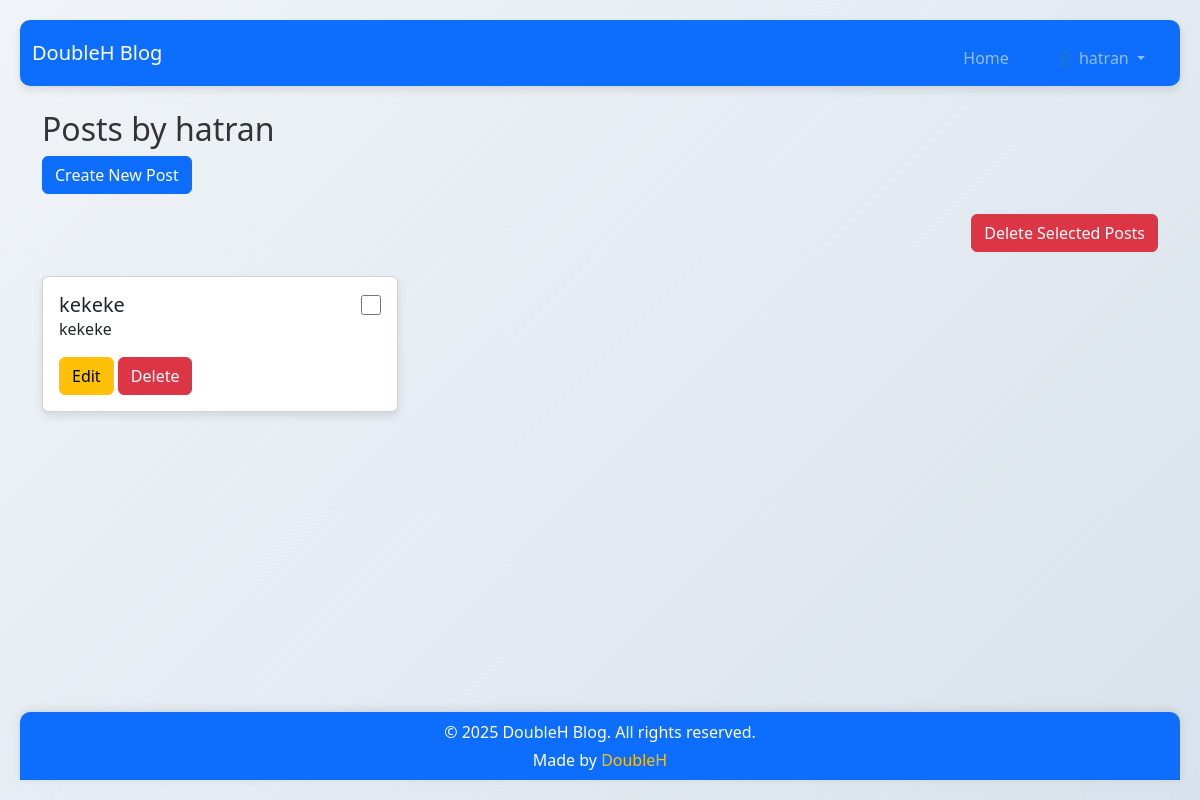
/user/hatran/, run on an earlier commit of the app's database.
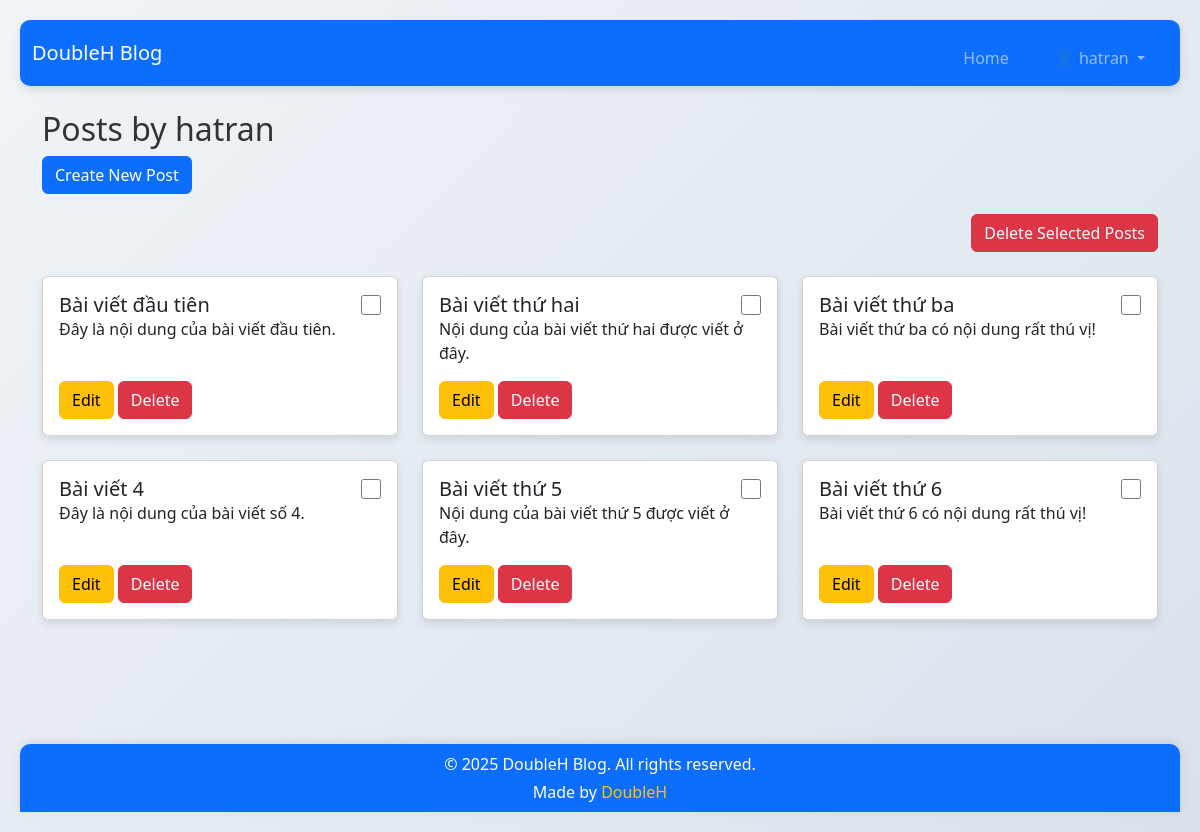
And on a later commit of the database.
### app/models.py (models this page shows, shortened)
class Post(models.Model):
    user = models.ForeignKey(User, on_delete=models.CASCADE)
    title = models.CharField(max_length=200)
    content = models.TextField()
    created_at = models.DateTimeField(auto_now_add=True)

### app/views.py (the view)
# urls.py: path('user/<str:username>/', views.user_posts, name='user_posts'),
def user_posts(request, username):
    user = get_object_or_404(User, username=username)
    posts = Post.objects.filter(user=user)
    return render(request, 'user_posts.html', {'user': user, 'posts': posts})

### app/templates/user_posts.html (shortened to what this page needs)
{% extends 'base.html' %}
{% block content %}
    <h2>Posts by {{ user.username }}</h2>
    <a href="{% url 'create_post' %}" class="btn btn-primary">Create New Post</a>
    <form method="POST" action="{% url 'delete_multiple_posts' %}">
        <div class="text-end mt-3">
            <button type="submit" class="btn btn-danger" onclick="return confirm('Are you sure you want to delete selected posts?')">
                Delete Selected Posts
            </button>
        </div>
        <div class="row mt-4">
            {% for post in posts %}
            <div class="col-md-4 mb-4 d-flex">
                <div class="card flex-fill">
                    <div class="card-body d-flex flex-column">
                        <div class="d-flex justify-content-between align-items-center">
                            <h5 class="card-title mb-0">{{ post.title }}</h5>
                            <input type="checkbox" name="post_ids" value="{{ post.pk }}" class="large-checkbox">
                        </div>
                        <p class="card-text flex-grow-1">{{ post.content|truncatewords:20 }}</p>
                        <div>
                            <a href="{% url 'edit_post' post.pk %}" class="btn btn-warning">Edit</a>
                            <a href="{% url 'delete_post' post.pk %}" class="btn btn-danger" onclick="return confirm('Are you sure you want to delete this post?')">Delete</a>
                        </div>
                    </div>
                </div>
            </div>
            {% empty %}
            <p>No posts available for this user.</p>
            {% endfor %}
        </div>
    </form>
{% endblock %}

### app/templates/base.html (shortened to what this page needs)
{% load static %}
<!DOCTYPE html>
<html lang="en">
<head>
    <link href="https://cdn.jsdelivr.net/npm/bootstrap@5.3.3/dist/css/bootstrap.min.css" rel="stylesheet">
    <link rel="stylesheet" href="{% static 'style.css' %}">
</head>
<body>
<nav class="navbar navbar-expand-lg navbar-dark bg-primary">
    <div class="container-fluid">
        <a class="navbar-brand" href="/">DoubleH Blog</a>
        <div class="collapse navbar-collapse" id="navbarNav">
            <ul class="navbar-nav ms-auto">
                <li class="nav-item">
                    <a class="nav-link" href="/">Home</a>
                </li>
                {% if user.is_authenticated %}
                <li class="nav-item dropdown">
                    <a class="nav-link dropdown-toggle" href="#" id="navbarDropdown" role="button" data-bs-toggle="dropdown" aria-expanded="false">
                        👤 {{ user.username }}
                    </a>
                </li>
                {% endif %}
            </ul>
        </div>
    </div>
</nav>
<div class="container mt-4 content-wrapper">
    {% block content %}
    {% endblock %}
</div>
<div class="site-footer text-center">
    <div class="container">
        <p class="mb-1">© 2025 DoubleH Blog. All rights reserved.</p>
        <p class="mb-0">Made by <a href="https://github.com/TrinhDuongHoan/flask-tiny-app">DoubleH</a></p>
    </div>
</div>
</body>
</html>

### app/static/style.css (style rules this page uses)
* { margin: 0; padding: 0; box-sizing: border-box; }
body { font-family: 'Segoe UI', Tahoma, Geneva, Verdana, sans-serif; background: linear-gradient(135deg, #f0f4f8, #d9e2ec); color: #333; padding: 20px; }
body { background: linear-gradient(135deg, #f0f4f8, #d9e2ec); }
.card { box-shadow: 0 4px 8px rgba(0, 0, 0, 0.1); transition: transform 0.3s ease; }
nav { background: #007bff; color: #fff; padding: 15px; border-radius: 10px; box-shadow: 0 4px 8px rgba(0, 0, 0, 0.1); text-align: center; }
nav ul { list-style: none; margin-top: 10px; }
nav ul li { display: inline; margin: 0 15px; }
nav ul li a { text-decoration: none; color: #fff; font-weight: bold; transition: color 0.3s; }
form { clear: both; margin-top: 20px; }
.large-checkbox { width: 20px; height: 20px; }

### app/templates/base.html (style rules this page uses)
body { display: flex; flex-direction: column; min-height: 100vh; }
.content-wrapper { flex: 1; }
.site-footer { margin-top: auto; background: #0d6efd; color: #ffffff; padding: 0.5rem 0; box-shadow: 0 -2px 10px rgba(0, 0, 0, 0.1); border-radius: 10px 10px 0 0; }
.site-footer a { color: #ffc107; text-decoration: none; font-weight: 500; }

What changed in the data, as far as the page shows it:
removed Post: title "kekeke", content "kekeke"
added Post: title "Bài viết đầu tiên", content "Đây là nội dung của bài viết đầu tiên."
added Post: title "Bài viết thứ hai", content "Nội dung của bài viết thứ hai được viết ở đây."
added Post: title "Bài viết thứ ba", content "Bài viết thứ ba có nội dung rất thú vị!"
added Post: title "Bài viết 4", content "Đây là nội dung của bài viết số 4."
added Post: title "Bài viết thứ 5", content "Nội dung của bài viết thứ 5 được viết ở đây."
added Post: title "Bài viết thứ 6", content "Bài viết thứ 6 có nội dung rất thú vị!"
